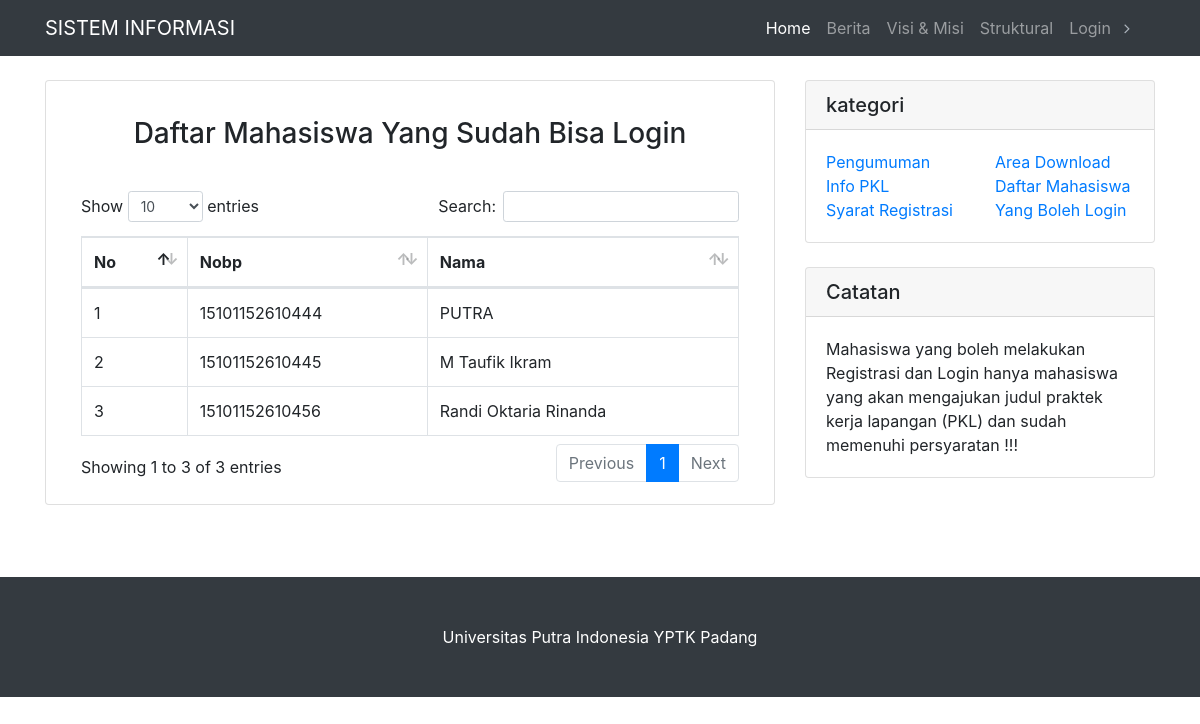
The page /?p=mhsvalid on the database its author committed.
### tables this page shows
CREATE TABLE IF NOT EXISTS `mahasiswa` (
  `nobp` varchar(20) NOT NULL,
  `nama` varchar(30) NOT NULL,
  `jns_kelamin` varchar(10) NOT NULL,
  `semester` int(11) NOT NULL,
  `jml_sks` int(11) NOT NULL,
  `status` varchar(15) NOT NULL,
  `foto` text NOT NULL,
  `password` varchar(25) NOT NULL,
  `kd_pkl` varchar(10) NOT NULL,
  PRIMARY KEY (`nobp`)
);

### mhsvalid.php (the view)
<div class="card mb-4">
	<div class="card-body">
		<p><h3 align="center">Daftar Mahasiswa Yang Sudah Bisa Login</h3></p>
		<br>
		<div class="table-responsive">
			<table class="table table-bordered" cellspacing="0" id="dataTable">
				<thead>
					<tr>
					<th>No</th>
					<th>Nobp</th>
					<th>Nama</th>
					</tr>
				</thead>
				<tbody>
					<?php
					$no = 1;
					include 'koneksi.php';
					$tampil = mysqli_query($kon, "select nobp,nama from Mahasiswa where status = 'valid'");
					while($data = mysqli_fetch_array($tampil)){?>
						<tr>
						 <td><?php echo $no++;?></td>
						 <td><?php echo $data['nobp'];?></td>
						 <td><?php echo $data['nama'];?></td>
						</tr>
					<?php } ?>
				</tbody>
			</table>
		</div>
	</div>
</div>

### assets/css/blog-home.css (style rules this page uses)
body { padding-top: 54px; }
@media (min-width: 992px) { body { padding-top: 56px; } }

### assets/css/sb-admin.css (style rules this page uses)
html { position: relative; min-height: 100%; }
body { overflow-x: hidden; }

### rows shown on the page
mahasiswa: nobp "15101152610444", nama "PUTRA"
mahasiswa: nobp "15101152610445", nama "M Taufik Ikram"
mahasiswa: nobp "15101152610456", nama "Randi Oktaria Rinanda"
